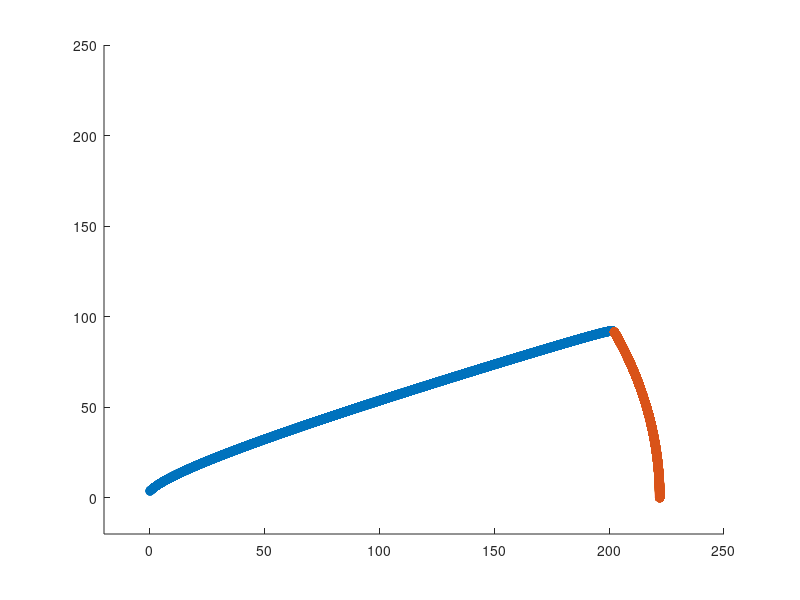

MATLAB code to generate this figure:
%CO03
%Rocket Science
%4.2
%Orbiting Moon
%Improved Euler Method
%Fotios Ioannis Giasemis

x=0;y=3.7; deltat=10;
theta=(52.5/180)*pi; v=0.0066;
vx=v*cos(theta); vy=v*sin(theta);
G=9.63e-7; Me=83.3; Mm=1; Rm=1; Re=3.7;
xe=0; ye=0; xm=222; ym=0; R0=222;
omega=2.6615e-6;
t=0;

i=1;

while 1<((x-xm)^2+(y-ym)^2) & t<1e6

    X(1,i)=x;
    Y(1,i)=y;
    
    %Coordinates of the moon
    XM(1,i)=xm;
    YM(1,i)=ym;
    
    ax=-G*Me*(x)/(sqrt(x^2+y^2))^3-G*Mm*(x-xm)/(sqrt((x-xm)^2+(y-ym)^2))^3;
    ay=-G*Me*(y)/(sqrt(x^2+y^2))^3-G*Mm*(y-ym)/(sqrt((x-xm)^2+(y-ym)^2))^3;
    
   xP=x+deltat*vx;
   yP=y+deltat*vy;
   
   axP=-G*Me*(xP)/(sqrt(xP^2+yP^2))^3-G*Mm*(xP-xm)/(sqrt((xP-xm)^2+(yP-ym)^2))^3;
   ayP=-G*Me*(yP)/(sqrt(xP^2+yP^2))^3-G*Mm*(yP-ym)/(sqrt((xP-xm)^2+(yP-ym)^2))^3;
   
   
   vxP=vx+deltat*(ax+axP)/2;
   vyP=vy+deltat*(ay+ayP)/2;
   
   x=x+deltat*(vx+vxP)/2;
   y=y+deltat*(vy+vyP)/2;
   
   vx=vxP;
   vy=vyP;

   t=t+deltat;
   
   xm=R0*cos(omega*t);
   ym=R0*sin(omega*t);
   
    i=i+1;
end

 scatter(X,Y)
 axis([-20 250 -20 250])
 
 %Plotting the trajectory of the moon
 hold on
 scatter(XM,YM)
 hold off
 
 %Did the rocket reach the moon?
 if 1>((x-xm)^2+(y-ym)^2)
     display('The rocket reached the moon')
     display('in time t(sec)')
     display(t)
 else
     display('The rocket did not reach the moon')
 end
 
 % Clear Workspace
 clear all;

 
